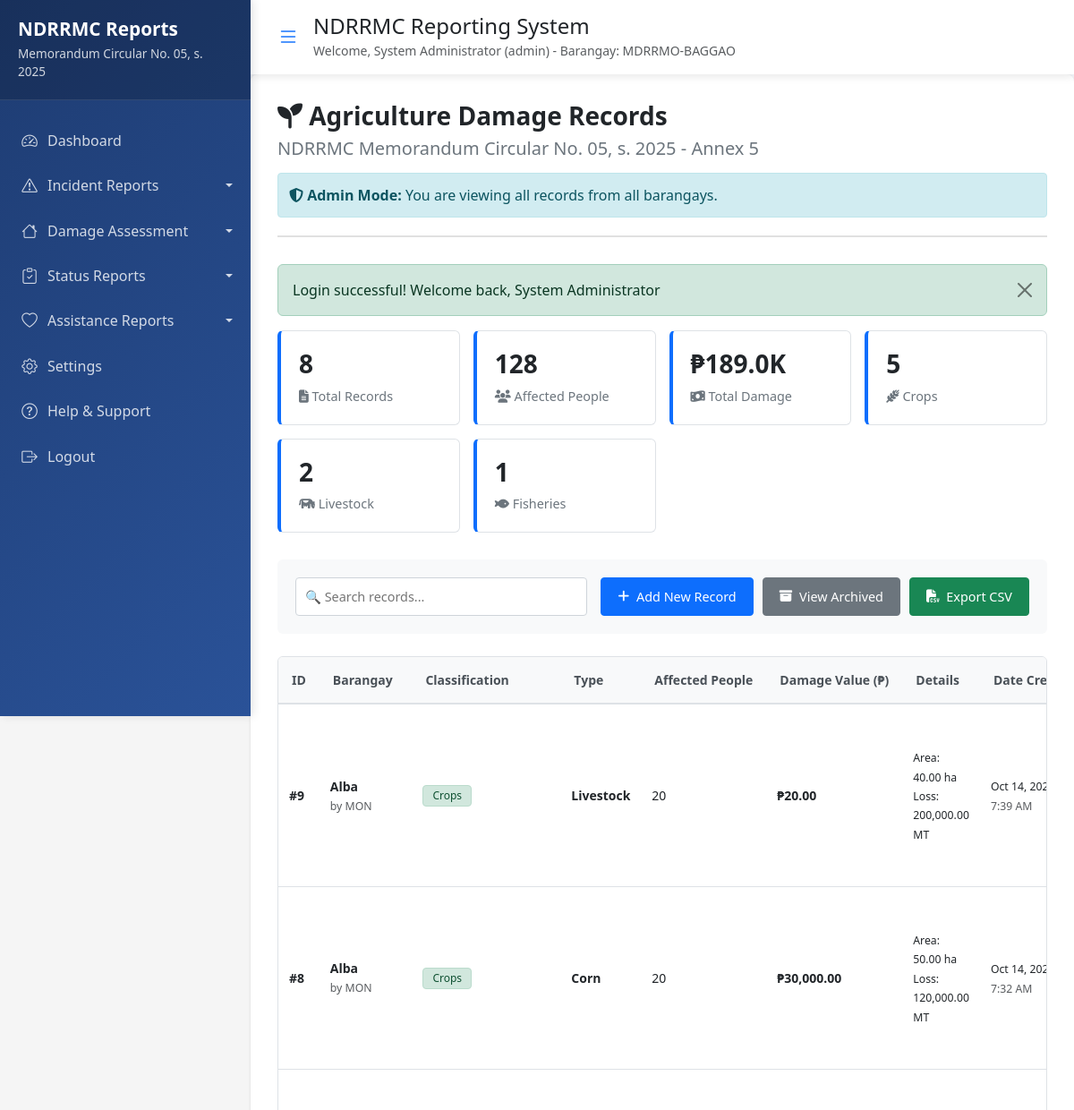
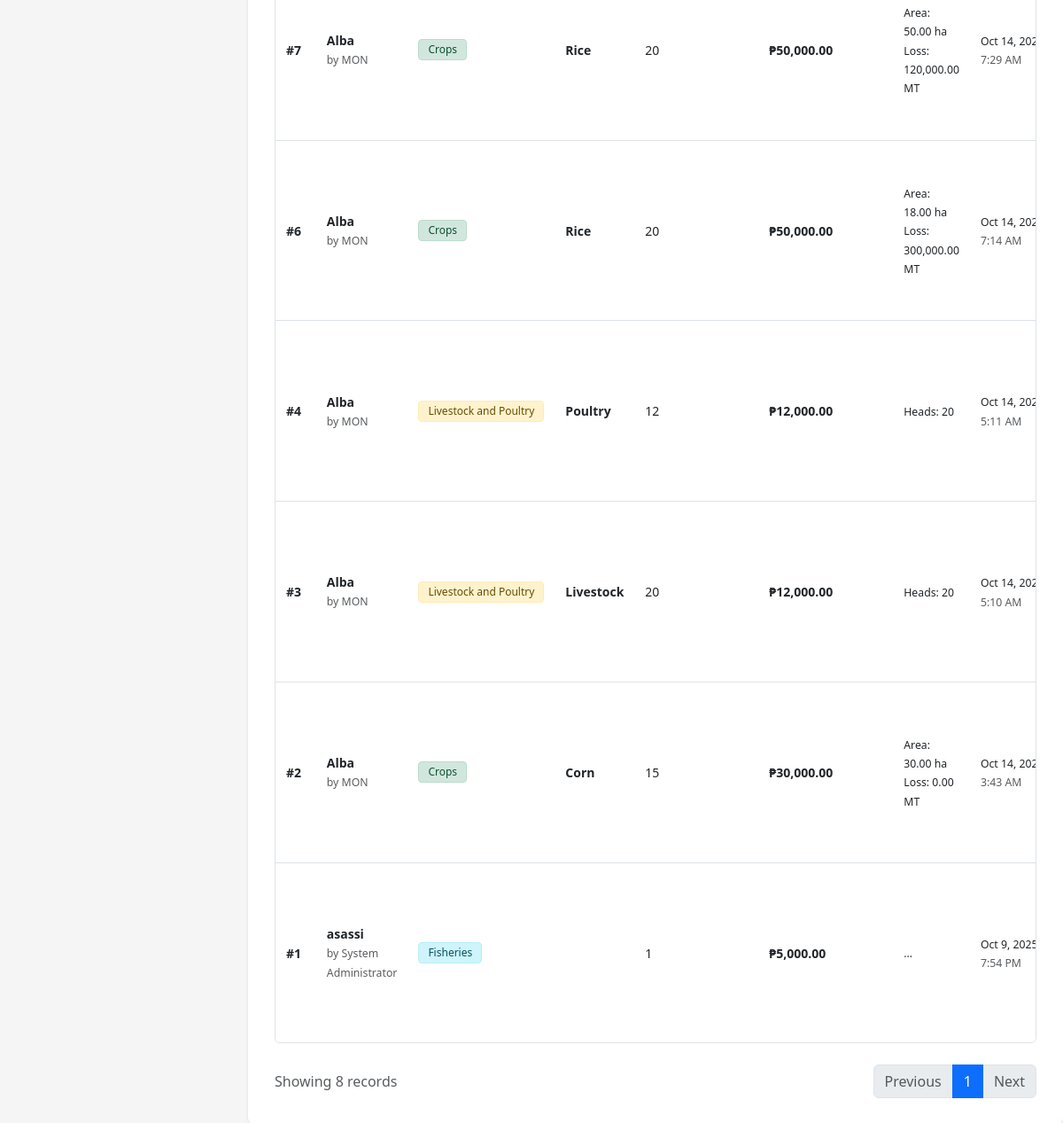
The app's page /public/annex5_records.php (signed in) with its own data (2 pictures, top to bottom).
### tables this page shows
CREATE TABLE `annex5_agriculture_damage` (
  `id` int(11) NOT NULL,
  `region` varchar(100) NOT NULL,
  `province` varchar(100) NOT NULL,
  `city` varchar(100) NOT NULL,
  `barangay` varchar(100) NOT NULL,
  `classification` enum('Crops','Livestock and Poultry','Fisheries','Agricultural Infrastructure','Machineries and Equipment') NOT NULL,
  `type` varchar(100) NOT NULL,
  `affected_people` int(11) DEFAULT 0,
  `damage_value` decimal(15,2) DEFAULT 0.00,
  `no_recovery_area` decimal(10,2) DEFAULT 0.00,
  `with_recovery_area` decimal(10,2) DEFAULT 0.00,
  `total_crop_area` decimal(10,2) DEFAULT 0.00,
  `production_loss_volume` decimal(10,2) DEFAULT 0.00,
  `animal_heads` int(11) DEFAULT 0,
  `fisheries_details` text DEFAULT NULL,
  `totally_damaged` int(11) DEFAULT 0,
  `partially_damaged` int(11) DEFAULT 0,
  `total_damaged` int(11) DEFAULT 0,
  `is_archived` tinyint(1) DEFAULT 0,
  `created_by` int(11) NOT NULL,
  `created_at` timestamp NOT NULL DEFAULT current_timestamp(),
  `updated_at` timestamp NOT NULL DEFAULT current_timestamp() ON UPDATE current_timestamp()
);

CREATE TABLE `users` (
  `id` int(11) NOT NULL,
  `full_name` varchar(100) NOT NULL,
  `barangay` varchar(100) NOT NULL,
  `contact_number` varchar(15) NOT NULL,
  `username` varchar(50) NOT NULL,
  `password` varchar(255) NOT NULL,
  `user_role` enum('user','admin') DEFAULT 'user',
  `is_active` tinyint(1) DEFAULT 1,
  `created_by` int(11) DEFAULT NULL,
  `created_at` timestamp NOT NULL DEFAULT current_timestamp(),
  `updated_at` timestamp NOT NULL DEFAULT current_timestamp() ON UPDATE current_timestamp(),
  `region` varchar(100) DEFAULT NULL,
  `province` varchar(100) DEFAULT NULL,
  `city` varchar(100) DEFAULT NULL
);

### public/annex5_records.php (the view, shortened to what this page needs)
<?php
require_once '../includes/config.php';
require_once '../includes/functions.php';
require_once '../includes/auth.php';
$is_admin = ($_SESSION['user_role'] === 'admin');
if ($is_admin) {
    $stmt = db_query("
        SELECT a.*, u.full_name, u.barangay as user_barangay
        FROM annex5_agriculture_damage a
        LEFT JOIN users u ON a.created_by = u.id
        WHERE (a.is_archived = 0 OR a.is_archived IS NULL)
        ORDER BY a.created_at DESC
    ");
} else {
    $stmt = db_query("
        SELECT * FROM annex5_agriculture_damage
        WHERE created_by = ? AND (is_archived = 0 OR is_archived IS NULL)
        ORDER BY created_at DESC
    ", [$_SESSION['user_id']]);
}
$records = $stmt->fetchAll();
$total_records = count($records);
$total_crops = 0;
$total_livestock = 0;
$total_fisheries = 0;
$total_damage_value = 0;
$total_affected_people = 0;
foreach ($records as $record) {
    $total_damage_value += $record['damage_value'] ?? 0;
    $total_affected_people += $record['affected_people'] ?? 0;
    switch ($record['classification']) {
        case 'Crops':
            $total_crops++;
            break;
        case 'Livestock and Poultry':
            $total_livestock++;
            break;
        case 'Fisheries':
            $total_fisheries++;
            break;
    }
}
?>
<link rel="stylesheet" href="https://cdn.jsdelivr.net/npm/bootstrap-icons@1.10.0/font/bootstrap-icons.css">
<link href="https://cdnjs.cloudflare.com/ajax/libs/font-awesome/6.4.0/css/all.min.css" rel="stylesheet">
<div class="records-container">
    <div class="header-section">
        <h1><i class="fas fa-seedling"></i> Agriculture Damage Records</h1>
        <h2>NDRRMC Memorandum Circular No. 05, s. 2025 - Annex 5</h2>
        <?php if ($is_admin): ?>
            <div class="admin-alert">
                <strong><i class="fas fa-shield-alt"></i> Admin Mode:</strong> You are viewing all records from all barangays.
            </div>
        <?php endif; ?>
    </div>
    <div class="stats-cards" id="statsCards">
        <div class="stat-card">
            <h3><?php echo $total_records; ?></h3>
            <p><i class="fas fa-file-alt"></i> Total Records</p>
        </div>
        <div class="stat-card">
            <h3><?php echo number_format($total_affected_people); ?></h3>
            <p><i class="fas fa-users"></i> Affected People</p>
        </div>
        <div class="stat-card">
            <h3>
                <?php
                if ($total_damage_value >= 1000000) {
                    echo '₱' . number_format($total_damage_value / 1000000, 1) . 'M';
                } else if ($total_damage_value >= 1000) {
                    echo '₱' . number_format($total_damage_value / 1000, 1) . 'K';
                } else {
                    echo '₱' . number_format($total_damage_value, 0);
                }
                ?>
            </h3>
            <p><i class="fas fa-money-bill-wave"></i> Total Damage</p>
        </div>
        <div class="stat-card">
            <h3><?php echo $total_crops; ?></h3>
            <p><i class="fas fa-wheat-alt"></i> Crops</p>
        </div>
        <div class="stat-card">
            <h3><?php echo $total_livestock; ?></h3>
            <p><i class="fas fa-cow"></i> Livestock</p>
        </div>
        <div class="stat-card">
            <h3><?php echo $total_fisheries; ?></h3>
            <p><i class="fas fa-fish"></i> Fisheries</p>
        </div>
    </div>
    <div class="action-section">
        <div class="search-box">
            <input type="text" id="searchInput" placeholder="🔍 Search records..." onkeyup="searchRecords()">
        </div>
        <div class="action-buttons">
            <a href="annex5.php" class="btn-custom btn-primary-custom">
                <i class="fas fa-plus"></i> Add New Record
            </a>
            <a href="annex5_archived.php" class="btn-custom btn-secondary-custom">
                <i class="fas fa-archive"></i> View Archived
            </a>
            <button onclick="exportToCSV()" class="btn-custom btn-success-custom">
                <i class="fas fa-file-csv"></i> Export CSV
            </button>
        </div>
    </div>
    <div class="table-container" id="tableContainer">
        <table class="custom-table" id="recordsTable">
            <thead>
                <tr>
                    <th>ID</th>
                    <th>Barangay</th>
                    <th>Classification</th>
                    <th>Type</th>
                    <th>Affected People</th>
                    <th>Damage Value (₱)</th>
                    <th>Details</th>
                    <th>Date Created</th>
                </tr>
            </thead>
            <tbody class="table-content" id="tableContent">
                <?php if (empty($records)): ?>
                    <tr>
                        <td colspan="<?php echo $is_admin ? '10' : '9'; ?>" style="text-align: center; padding: 30px;">
                            <i class="fas fa-seedling" style="font-size: 3rem; color: #ccc;"></i>
                            <p style="color: #6c757d; margin-top: 15px;">No agriculture damage records found.</p>
                            <a href="annex5.php" class="btn-custom btn-primary-custom" style="margin-top: 15px;">
                                <i class="fas fa-plus"></i> Create First Record
                            </a>
                        </td>
                    </tr>
                <?php else: ?>
                    <?php foreach ($records as $record): ?>
                        <tr>
                            <td><strong>#<?php echo $record['id']; ?></strong></td>
                            <td>
                                <strong><?php echo htmlspecialchars($record['barangay'] ?? $record['user_barangay'] ?? 'N/A'); ?></strong>
                                <?php if ($is_admin && isset($record['full_name'])): ?>
                                    <br><small class="text-muted">by <?php echo htmlspecialchars($record['full_name']); ?></small>
                                <?php endif; ?>
                            </td>
                            <td>
                                <?php
                                $badge_class = match($record['classification']) {
                                    'Crops' => 'badge-crops',
                                    'Livestock and Poultry' => 'badge-livestock',
                                    'Fisheries' => 'badge-fisheries',
                                    'Agricultural Infrastructure' => 'badge-infrastructure',
                                    'Machineries and Equipment' => 'badge-machinery',
                                    default => 'badge-secondary'
                                };
                                ?>
                                <span class="badge <?php echo $badge_class; ?>">
                                    <?php echo htmlspecialchars($record['classification']); ?>
                                </span>
                            </td>
                            <td><strong><?php echo htmlspecialchars($record['type']); ?></strong></td>
                            <td><?php echo number_format($record['affected_people']); ?></td>
                            <td><strong>₱<?php echo number_format($record['damage_value'], 2); ?></strong></td>
                            <td>
                                <?php if ($record['classification'] === 'Crops'): ?>
                                    <small>Area: <?php echo number_format($record['total_crop_area'], 2); ?> ha</small>
                                    <br><small>Loss: <?php echo number_format($record['production_loss_volume'], 2); ?> MT</small>
                                <?php elseif ($record['classification'] === 'Livestock and Poultry'): ?>
                                    <small>Heads: <?php echo number_format($record['animal_heads']); ?></small>
                                <?php elseif ($record['classification'] === 'Fisheries'): ?>
                                    <small><?php echo htmlspecialchars(substr($record['fisheries_details'] ?? 'N/A', 0, 30)); ?>...</small>
                                <?php else: ?>
                                    <small>Total: <?php echo number_format($record['total_damaged']); ?> units</small>
                                <?php endif; ?>
                            </td>
                            <td>
                                <small><?php echo date('M j, Y', strtotime($record['created_at'])); ?></small>
                                <br><small class="text-muted"><?php echo date('g:i A', strtotime($record['created_at'])); ?></small>
                            </td>
                        </tr>
                    <?php endforeach; ?>
                <?php endif; ?>
            </tbody>
        </table>
    </div>
    <div class="d-flex justify-content-between align-items-center mt-4">
        <div class="text-muted">
            Showing <?php echo count($records); ?> records
        </div>
        <nav>
            <ul class="pagination mb-0">
                <li class="page-item disabled"><a class="page-link" href="#">Previous</a></li>
                <li class="page-item active"><a class="page-link" href="#">1</a></li>
                <li class="page-item disabled"><a class="page-link" href="#">Next</a></li>
            </ul>
        </nav>
    </div>
</div>
<?php
require_once '../includes/sidenav.php';
?>

### includes/sidenav.php (style rules this page uses)
* { margin: 0; padding: 0; box-sizing: border-box; }
body { margin: 0; padding: 0; overflow-x: hidden; font-family: 'Segoe UI', Tahoma, Geneva, Verdana, sans-serif; background-color: #f5f7fb; }
:root { --primary-color: #0d6efd; --secondary-color: #6c757d; --success-color: #198754; --danger-color: #dc3545; --warning-color: #ffc107; --info-color: #0dcaf0; --light-color: #f8f9fa; --dark-color: #212529; --sidebar-width: 280px; --sidebar-collapsed-width: 70px; }

### public/annex5_records.php (style rules this page uses)
body { background-color: #f5f5f5; padding: clamp(15px, 3vw, 20px); font-family: 'Segoe UI', Tahoma, Geneva, Verdana, sans-serif; }
.records-container { background-color: white; border-radius: 8px; box-shadow: 0 1px 3px rgba(0,0,0,0.12); padding: clamp(20px, 4vw, 30px); margin: 0 auto; width: 100%; max-width: 98vw; }
.header-section { margin-bottom: clamp(25px, 5vw, 30px); padding-bottom: clamp(15px, 3vw, 20px); border-bottom: 2px solid #e0e0e0; }
.header-section h1 { font-size: clamp(1.5rem, 4vw, 1.75rem); font-weight: 600; color: #212529; margin-bottom: clamp(5px, 1.5vw, 8px); }
.header-section h2 { font-size: clamp(1.1rem, 3vw, 1.25rem); color: #6c757d; margin: 0; font-weight: 500; }
.stats-cards { display: grid; grid-template-columns: repeat(auto-fit, minmax(180px, 1fr)); gap: clamp(12px, 2.5vw, 15px); margin-bottom: clamp(25px, 5vw, 30px); }
.stat-card { background-color: #ffffff; border: 1px solid #dee2e6; padding: clamp(15px, 3.5vw, 20px); border-radius: 6px; border-left: 4px solid #0d6efd; transition: box-shadow 0.2s; }
.stat-card h3 { font-size: clamp(1.5rem, 4vw, 1.75rem); margin-bottom: clamp(5px, 1.5vw, 8px); font-weight: 600; color: #212529; }
.stat-card p { margin: 0; color: #6c757d; font-size: clamp(0.85rem, 2.3vw, 0.9rem); }
.action-section { display: flex; flex-wrap: wrap; justify-content: space-between; align-items: center; gap: clamp(10px, 2.5vw, 15px); margin-bottom: clamp(20px, 4vw, 25px); padding: clamp(15px, 3vw, 20px); background-color: #f8f9fa; border-radius: 6px; }
.search-box { flex: 1; min-width: 250px; }
.search-box input { width: 100%; padding: clamp(8px, 2vw, 10px); border: 1px solid #ced4da; border-radius: 4px; font-size: clamp(0.85rem, 2.3vw, 0.9rem); }
.action-buttons { display: flex; gap: clamp(8px, 2vw, 10px); flex-wrap: wrap; }
.btn-custom { padding: clamp(8px, 2vw, 10px) clamp(15px, 3.5vw, 18px); font-size: clamp(0.85rem, 2.3vw, 0.9rem); border-radius: 4px; text-decoration: none; transition: all 0.2s; border: none; cursor: pointer; display: inline-flex; align-items: center; gap: clamp(5px, 1.5vw, 8px); white-space: nowrap; font-weight: 500; }
.btn-primary-custom { background-color: #0d6efd; color: white; border: 1px solid #0d6efd; }
.btn-secondary-custom { background-color: #6c757d; color: white; border: 1px solid #6c757d; }
.btn-success-custom { background-color: #198754; color: white; border: 1px solid #198754; }
.table-container { overflow-x: auto; border-radius: 6px; border: 1px solid #dee2e6; background-color: white; }
.custom-table { width: 100%; border-collapse: collapse; background-color: white; font-size: clamp(0.8rem, 2.2vw, 0.875rem); }
.custom-table thead { background-color: #f8f9fa; border-bottom: 2px solid #dee2e6; }
.custom-table th { padding: clamp(12px, 2.5vw, 15px); text-align: left; font-weight: 600; white-space: nowrap; color: #495057; border-bottom: 2px solid #dee2e6; }
.custom-table tbody tr:last-child td { border-bottom: none; }
.badge { padding: clamp(4px, 1.2vw, 5px) clamp(8px, 2vw, 10px); border-radius: 4px; font-size: clamp(0.7rem, 2vw, 0.75rem); font-weight: 500; white-space: nowrap; }
.badge-crops { background-color: #d1e7dd; color: #0f5132; border: 1px solid #badbcc; }
.badge-livestock { background-color: #fff3cd; color: #664d03; border: 1px solid #ffecb5; }
.badge-fisheries { background-color: #cff4fc; color: #055160; border: 1px solid #b6effb; }
.admin-alert { background-color: #d1ecf1; border: 1px solid #bee5eb; color: #0c5460; padding: 12px; border-radius: 4px; margin-top: 15px; }

### records on screen
annex5_agriculture_damage: id "9", barangay "Alba", users.full_name "MON", classification "Crops", type "Livestock", affected_people "20", damage_value "20.00", total_crop_area "40.00", production_loss_volume "200,000.00", created_at "Oct 14,…", created_at "7:39 AM"
annex5_agriculture_damage: id "8", barangay "Alba", users.full_name "MON", classification "Crops", type "Corn", affected_people "20", damage_value "30,000.00", total_crop_area "50.00", production_loss_volume "120,000.00", created_at "Oct 14,…", created_at "7:32 AM"
annex5_agriculture_damage: id "7", barangay "Alba", users.full_name "MON", classification "Crops", type "Rice", affected_people "20", damage_value "50,000.00", total_crop_area "50.00", production_loss_volume "120,000.00", created_at "Oct 14,…", created_at "7:29 AM"
annex5_agriculture_damage: id "6", barangay "Alba", users.full_name "MON", classification "Crops", type "Rice", affected_people "20", damage_value "50,000.00", total_crop_area "18.00", production_loss_volume "300,000.00", created_at "Oct 14,…", created_at "7:14 AM"
annex5_agriculture_damage: id "4", barangay "Alba", users.full_name "MON", classification "Livestock and Poultry", type "Poultry", affected_people "12", damage_value "12,000.00", animal_heads "20", created_at "Oct 14,…", created_at "5:11 AM"
annex5_agriculture_damage: id "3", barangay "Alba", users.full_name "MON", classification "Livestock and Poultry", type "Livestock", affected_people "20", damage_value "12,000.00", animal_heads "20", created_at "Oct 14,…", created_at "5:10 AM"
annex5_agriculture_damage: id "2", barangay "Alba", users.full_name "MON", classification "Crops", type "Corn", affected_people "15", damage_value "30,000.00", total_crop_area "30.00", production_loss_volume "0.00", created_at "Oct 14,…", created_at "3:43 AM"
annex5_agriculture_damage: id "1", barangay "asassi", users.full_name "System Administrator", classification "Fisheries", affected_people "1", damage_value "5,000.00", created_at "Oct 9, 2025", created_at "7:54 PM"

### other values on screen
$_SESSION['full_name'] "System Administrator"
$_SESSION['user_role'] "admin"
$_SESSION['barangay'] "MDRRMO-BAGGAO"
$message "Login successful! Welcome back, System Administrator"
$total_records "8"
$total_affected_people "128"
$total_damage_value / 1000 "189.0"
$total_crops "5"
$total_livestock "2"
$total_fisheries "1"
count($records) "8"
